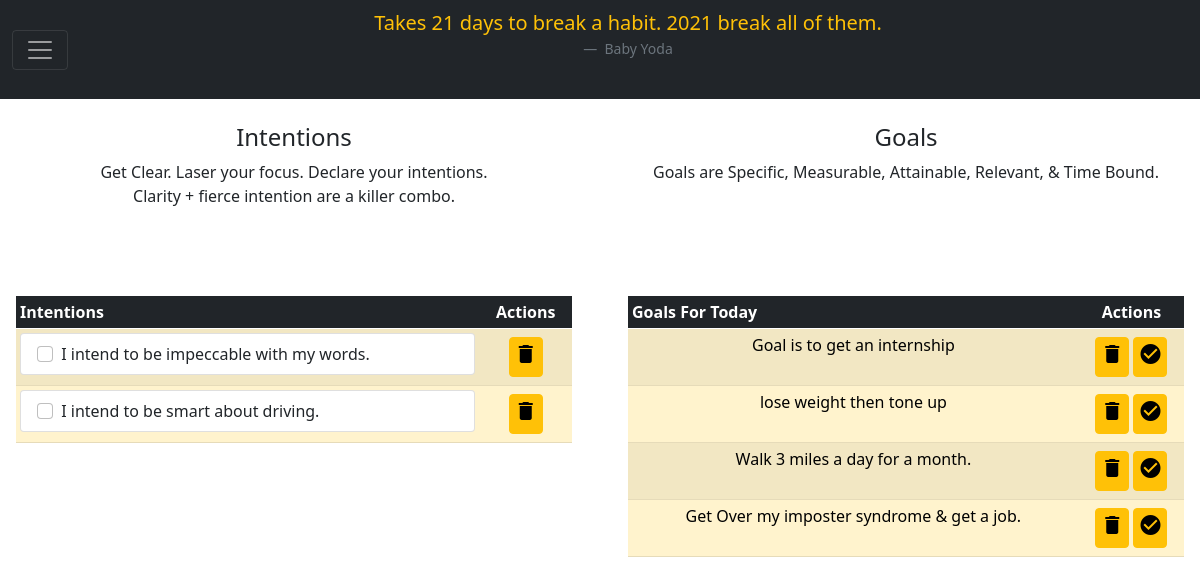
/checklist (signed in), run on an earlier commit of the app's database.
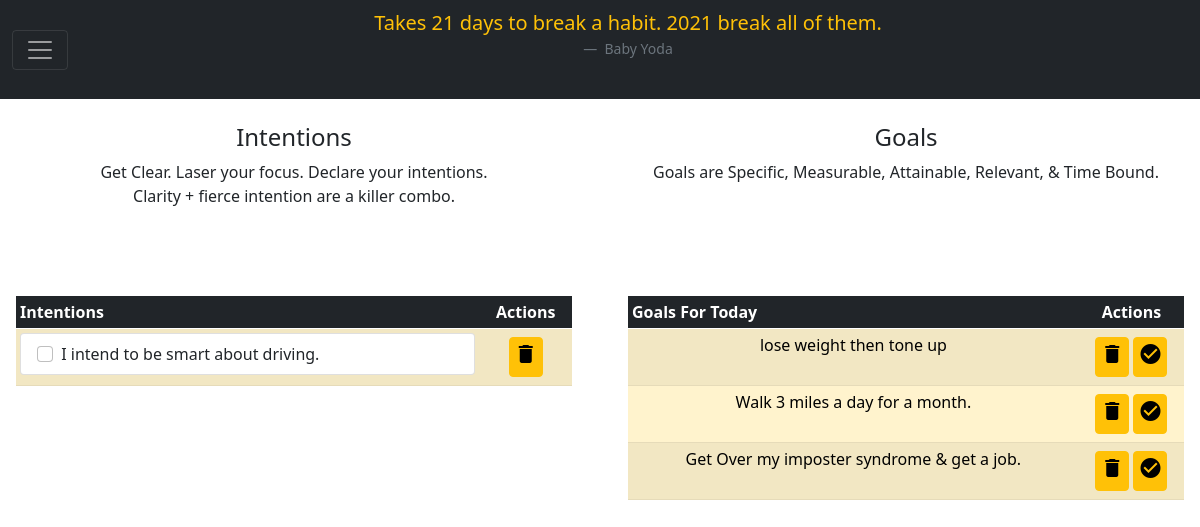
And on a later commit of the database.
### blossom_app/models.py (models this page shows)
class Intentions (models.Model):
    intention = models.TextField()
    user = models.ForeignKey(Users, related_name='intention', on_delete=models.CASCADE)
    created_at = models.DateTimeField(auto_now_add=True)
    updated_at = models.DateTimeField(auto_now = True)

class Goals (models.Model):
    goal = models.TextField()
    user = models.ForeignKey(Users, related_name='goal', on_delete=models.CASCADE)
    created_at = models.DateTimeField(auto_now_add=True)
    updated_at = models.DateTimeField(auto_now = True)

### blossom_app/views.py (the view)
# urls.py: path('checklist', views.show_checklist),
def show_checklist(request):
    if request.method =='GET':
        context = {
            'current_user':Users.objects.get(id=request.session['user_id']),
            'goals': Goals.objects.filter(user=request.session['user_id']),
            'intentions': Intentions.objects.filter(user= request.session['user_id'])
        }
    return render(request, 'checklist.html', context)

### blossom_app/templates/checklist.html (shortened to what the changed rows need)
<!DOCTYPE html>
<html lang="en">
<head>
    <link href="https://cdn.jsdelivr.net/npm/bootstrap@5.0.0-beta2/dist/css/bootstrap.min.css" rel="stylesheet"
 />
</head>
<body>
    <div class="container-fulid">
        <div class="row">
            <div class="col">
                <div class="container-fluid m-5 mx-auto p-3">
                    <table class="table table-striped table-warning table-hover table-sm">
                        <thead class="table-dark">
                            <tr>
                                <th>Intentions</th>
                            <th class="text-center col-2">Actions</th>
                            </tr>
                        </thead>
                        <tbody>
                            {% for intention in intentions %}
                            <tr>
                                <td>
                                    <ul class="list-group">
                                        <li class="list-group-item ">
                                            <input class="form-check-input me-1 " type="checkbox" value="" aria-label="...">
                                            {{intention.intention}}
                                        </li>
                                    </ul>
                                </td>
                                <td class="text-center">
                                    <button type="button" class="btn btn-warning m-1 mx-auto p-1"><a
                                            href="/delete_intention/{{intention.id}}"><span class="material-icons"
                                                style="color:black;">delete</span></a></button>
                                </td>
                            </tr>
                            {% endfor %}
                        </tbody>
                    </table>
                </div>
            </div>
            <div class="col">
                <div class="container-fluid m-5 mx-auto p-3">
                    <table class="table table-striped table-warning table-hover table-sm" style>
                        <thead class="table-dark">
                            <tr>
                                <th>Goals For Today</th>
                                <th class="text-center">Actions</th>
                            </tr>
                        </thead>
                        <tbody>
                            {% for goal in goals%}
                            <tr>
                                <td class="text-center">{{goal.goal}}</td>
                                <td class="text-center">
                                    <button type="button" class="btn btn-warning m-1 mx-auto p-1"><a
                                            href="/delete_goal/{{goal.id}}"><span class="material-icons"
                                                style="color:black;">delete</span></a></button>
                                    <button type="button" class="btn btn-warning m-1 mx-auto p-1"><a
                                            href="/accomplished"><span class="material-icons"
                                                style="color:black;">check_circle</span></a></button>
                                </td>
                            </tr>
                            {% endfor %}
                        </tbody>
                    </table>
                </div>
            </div>
        </div>
    </div>
</body>
</html>

What changed in the data, as far as the page shows it:
removed Intentions: intention "I intend to be impeccable with my words."
removed Goals: goal "Goal is to get an internship"
